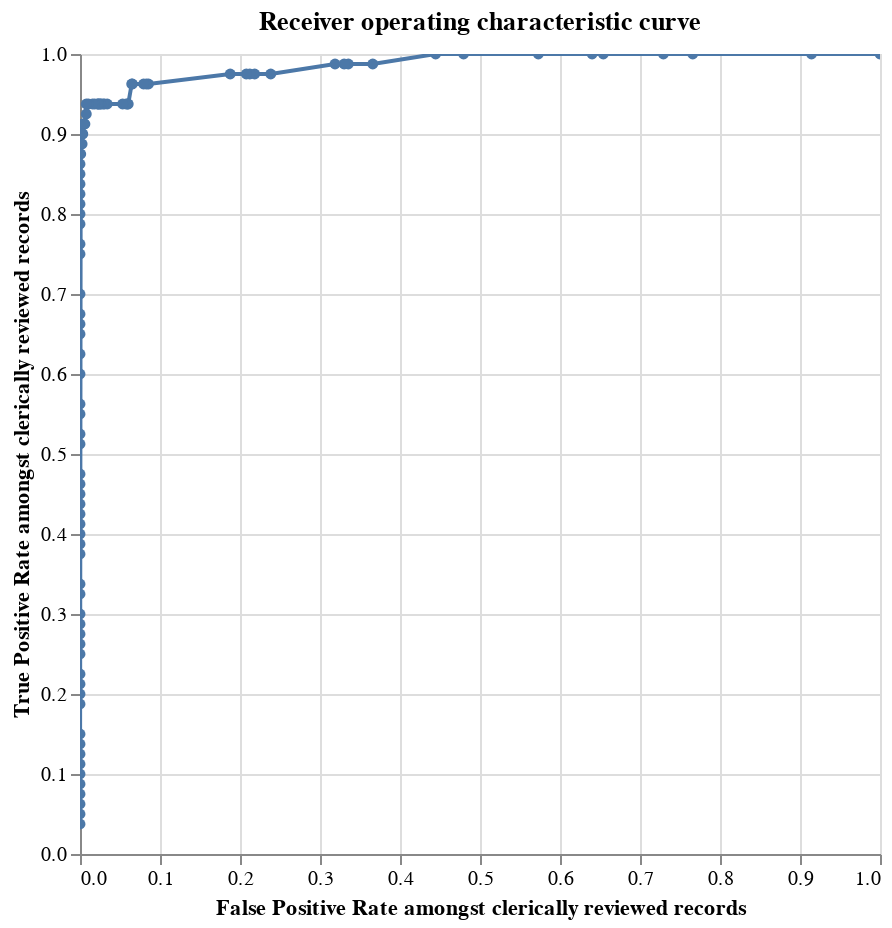

The code cell stored with this chart in its notebook:
### Markdown cell above
## Truth table

Finally, Splink can also report the underlying table used to construct the ROC and precision recall curves.

### Code cell
linker._initialise_df_concat_with_tf()
linker.roc_chart_from_labels_table("labels")

### Figure 1 — Vega-Lite specification as saved in the notebook (floating-point values rounded to 4 significant figures)
{"$schema": "https://vega.github.io/schema/vega-lite/v4.8.1.json", "title": "Receiver operating characteristic curve", "height": 400, "width": 400, "data": {"values": [{"truth_threshold": -16.61, "match_probability": 9.998e-06, "row_count": 1225.0, "P": 80.0, "N": 1145.0, "TP": 80.0, "TN": 0.0, "FP": 1145.0, "FN": 0.0, "P_rate": 0.0, "N_rate": 0.9347, "TP_rate": 1.0, "TN_rate": 0.0, "FP_rate": 1.0, "FN_rate": 0.0, "precision": 0.06531, "recall": 1.0, "F1": 0.1227}, {"truth_threshold": -15.49, "match_probability": 2.175e-05, "row_count": 1225.0, "P": 80.0, "N": 1145.0, "TP": 80.0, "TN": 98.0, "FP": 1047.0, "FN": 0.0, "P_rate": 0.0, "N_rate": 0.9347, "TP_rate": 1.0, "TN_rate": 0.08559, "FP_rate": 0.9144, "FN_rate": 0.0, "precision": 0.07098, "recall": 1.0, "F1": 0.1327}, {"truth_threshold": -14.68, "match_probability": 3.817e-05, "row_count": 1225.0, "P": 80.0, "N": 1145.0, "TP": 80.0, "TN": 268.0, "FP": 877.0, "FN": 0.0, "P_rate": 0.0, "N_rate": 0.9347, "TP_rate": 1.0, "TN_rate": 0.2341, "FP_rate": 0.7659, "FN_rate": 0.0, "precision": 0.08359, "recall": 1.0, "F1": 0.1544}, {"truth_threshold": -14.54, "match_probability": 4.211e-05, "row_count": 1225.0, "P": 80.0, "N": 1145.0, "TP": 80.0, "TN": 310.0, "FP": 835.0, "FN": 0.0, "P_rate": 0.0, "N_rate": 0.9347, "TP_rate": 1.0, "TN_rate": 0.2707, "FP_rate": 0.7293, "FN_rate": 0.0, "precision": 0.08743, "recall": 1.0, "F1": 0.161}, {"truth_threshold": -14.08, "match_probability": 5.782e-05, "row_count": 1225.0, "P": 80.0, "N": 1145.0, "TP": 80.0, "TN": 396.0, "FP": 749.0, "FN": 0.0, "P_rate": 0.0, "N_rate": 0.9347, "TP_rate": 1.0, "TN_rate": 0.3459, "FP_rate": 0.6541, "FN_rate": 0.0, "precision": 0.0965, "recall": 1.0, "F1": 0.1762}, {"truth_threshold": -13.76, "match_probability": 7.184e-05, "row_count": 1225.0, "P": 80.0, "N": 1145.0, "TP": 80.0, "TN": 412.0, "FP": 733.0, "FN": 0.0, "P_rate": 0.0, "N_rate": 0.9347, "TP_rate": 1.0, "TN_rate": 0.3598, "FP_rate": 0.6402, "FN_rate": 0.0, "precision": 0.0984, "recall": 1.0, "F1": 0.1794}, {"truth_threshold": -13.56, "match_probability": 8.304e-05, "row_count": 1225.0, "P": 80.0, "N": 1145.0, "TP": 80.0, "TN": 489.0, "FP": 656.0, "FN": 0.0, "P_rate": 0.0, "N_rate": 0.9347, "TP_rate": 1.0, "TN_rate": 0.4271, "FP_rate": 0.5729, "FN_rate": 0.0, "precision": 0.1087, "recall": 1.0, "F1": 0.1961}, {"truth_threshold": -13.41, "match_probability": 9.16e-05, "row_count": 1225.0, "P": 80.0, "N": 1145.0, "TP": 80.0, "TN": 596.0, "FP": 549.0, "FN": 0.0, "P_rate": 0.0, "N_rate": 0.9347, "TP_rate": 1.0, "TN_rate": 0.5205, "FP_rate": 0.4795, "FN_rate": 0.0, "precision": 0.1272, "recall": 1.0, "F1": 0.226}, {"truth_threshold": -12.64, "match_probability": 0.0001563, "row_count": 1225.0, "P": 80.0, "N": 1145.0, "TP": 80.0, "TN": 636.0, "FP": 509.0, "FN": 0.0, "P_rate": 0.0, "N_rate": 0.9347, "TP_rate": 1.0, "TN_rate": 0.5555, "FP_rate": 0.4445, "FN_rate": 0.0, "precision": 0.1358, "recall": 1.0, "F1": 0.2395}, {"truth_threshold": -12.6, "match_probability": 0.0001608, "row_count": 1225.0, "P": 80.0, "N": 1145.0, "TP": 79.0, "TN": 726.0, "FP": 419.0, "FN": 1.0, "P_rate": 0.0, "N_rate": 0.9347, "TP_rate": 0.9875, "TN_rate": 0.6341, "FP_rate": 0.3659, "FN_rate": 0.0125, "precision": 0.1586, "recall": 0.9875, "F1": 0.2734}, {"truth_threshold": -12.15, "match_probability": 0.0002207, "row_count": 1225.0, "P": 80.0, "N": 1145.0, "TP": 79.0, "TN": 761.0, "FP": 384.0, "FN": 1.0, "P_rate": 0.0, "N_rate": 0.9347, "TP_rate": 0.9875, "TN_rate": 0.6646, "FP_rate": 0.3354, "FN_rate": 0.0125, "precision": 0.1706, "recall": 0.9875, "F1": 0.2915}, {"truth_threshold": -11.83, "match_probability": 0.0002743, "row_count": 1225.0, "P": 80.0, "N": 1145.0, "TP": 79.0, "TN": 767.0, "FP": 378.0, "FN": 1.0, "P_rate": 0.0, "N_rate": 0.9347, "TP_rate": 0.9875, "TN_rate": 0.6699, "FP_rate": 0.3301, "FN_rate": 0.0125, "precision": 0.1729, "recall": 0.9875, "F1": 0.2948}, {"truth_threshold": -11.69, "match_probability": 0.0003025, "row_count": 1225.0, "P": 80.0, "N": 1145.0, "TP": 79.0, "TN": 780.0, "FP": 365.0, "FN": 1.0, "P_rate": 0.0, "N_rate": 0.9347, "TP_rate": 0.9875, "TN_rate": 0.6812, "FP_rate": 0.3188, "FN_rate": 0.0125, "precision": 0.1779, "recall": 0.9875, "F1": 0.3015}, {"truth_threshold": -11.48, "match_probability": 0.0003497, "row_count": 1225.0, "P": 80.0, "N": 1145.0, "TP": 78.0, "TN": 872.0, "FP": 273.0, "FN": 2.0, "P_rate": 0.0, "N_rate": 0.9347, "TP_rate": 0.975, "TN_rate": 0.7616, "FP_rate": 0.2384, "FN_rate": 0.025, "precision": 0.2222, "recall": 0.975, "F1": 0.3628}, {"truth_threshold": -11.23, "match_probability": 0.0004153, "row_count": 1225.0, "P": 80.0, "N": 1145.0, "TP": 78.0, "TN": 895.0, "FP": 250.0, "FN": 2.0, "P_rate": 0.0, "N_rate": 0.9347, "TP_rate": 0.975, "TN_rate": 0.7817, "FP_rate": 0.2183, "FN_rate": 0.025, "precision": 0.2378, "recall": 0.975, "F1": 0.3824}, {"truth_threshold": -10.91, "match_probability": 0.0005208, "row_count": 1225.0, "P": 80.0, "N": 1145.0, "TP": 78.0, "TN": 902.0, "FP": 243.0, "FN": 2.0, "P_rate": 0.0, "N_rate": 0.9347, "TP_rate": 0.975, "TN_rate": 0.7878, "FP_rate": 0.2122, "FN_rate": 0.025, "precision": 0.243, "recall": 0.975, "F1": 0.39}, {"truth_threshold": -10.71, "match_probability": 0.0005964, "row_count": 1225.0, "P": 80.0, "N": 1145.0, "TP": 78.0, "TN": 907.0, "FP": 238.0, "FN": 2.0, "P_rate": 0.0, "N_rate": 0.9347, "TP_rate": 0.975, "TN_rate": 0.7921, "FP_rate": 0.2079, "FN_rate": 0.025, "precision": 0.2468, "recall": 0.975, "F1": 0.3939}, {"truth_threshold": -10.57, "match_probability": 0.0006579, "row_count": 1225.0, "P": 80.0, "N": 1145.0, "TP": 78.0, "TN": 930.0, "FP": 215.0, "FN": 2.0, "P_rate": 0.0, "N_rate": 0.9347, "TP_rate": 0.975, "TN_rate": 0.8122, "FP_rate": 0.1878, "FN_rate": 0.025, "precision": 0.2662, "recall": 0.975, "F1": 0.4194}, {"truth_threshold": -9.794, "match_probability": 0.001125, "row_count": 1225.0, "P": 80.0, "N": 1145.0, "TP": 77.0, "TN": 1047.0, "FP": 98.0, "FN": 3.0, "P_rate": 0.0, "N_rate": 0.9347, "TP_rate": 0.9625, "TN_rate": 0.9144, "FP_rate": 0.08559, "FN_rate": 0.0375, "precision": 0.44, "recall": 0.9625, "F1": 0.6063}, {"truth_threshold": -9.785, "match_probability": 0.001132, "row_count": 1225.0, "P": 80.0, "N": 1145.0, "TP": 77.0, "TN": 1050.0, "FP": 95.0, "FN": 3.0, "P_rate": 0.0, "N_rate": 0.9347, "TP_rate": 0.9625, "TN_rate": 0.917, "FP_rate": 0.08297, "FN_rate": 0.0375, "precision": 0.4477, "recall": 0.9625, "F1": 0.6111}, {"truth_threshold": -9.757, "match_probability": 0.001154, "row_count": 1225.0, "P": 80.0, "N": 1145.0, "TP": 77.0, "TN": 1054.0, "FP": 91.0, "FN": 3.0, "P_rate": 0.0, "N_rate": 0.9347, "TP_rate": 0.9625, "TN_rate": 0.9205, "FP_rate": 0.07948, "FN_rate": 0.0375, "precision": 0.4583, "recall": 0.9625, "F1": 0.621}, {"truth_threshold": -9.3, "match_probability": 0.001584, "row_count": 1225.0, "P": 80.0, "N": 1145.0, "TP": 77.0, "TN": 1070.0, "FP": 75.0, "FN": 3.0, "P_rate": 0.0, "N_rate": 0.9347, "TP_rate": 0.9625, "TN_rate": 0.9345, "FP_rate": 0.0655, "FN_rate": 0.0375, "precision": 0.5066, "recall": 0.9625, "F1": 0.6638}, {"truth_threshold": -9.158, "match_probability": 0.001747, "row_count": 1225.0, "P": 80.0, "N": 1145.0, "TP": 77.0, "TN": 1071.0, "FP": 74.0, "FN": 3.0, "P_rate": 0.0, "N_rate": 0.9347, "TP_rate": 0.9625, "TN_rate": 0.9354, "FP_rate": 0.06463, "FN_rate": 0.0375, "precision": 0.5099, "recall": 0.9625, "F1": 0.6696}, {"truth_threshold": -9.057, "match_probability": 0.001874, "row_count": 1225.0, "P": 80.0, "N": 1145.0, "TP": 75.0, "TN": 1076.0, "FP": 69.0, "FN": 5.0, "P_rate": 0.0, "N_rate": 0.9347, "TP_rate": 0.9375, "TN_rate": 0.9397, "FP_rate": 0.06026, "FN_rate": 0.0625, "precision": 0.5208, "recall": 0.9375, "F1": 0.6696}, {"truth_threshold": -8.832, "match_probability": 0.00219, "row_count": 1225.0, "P": 80.0, "N": 1145.0, "TP": 75.0, "TN": 1077.0, "FP": 68.0, "FN": 5.0, "P_rate": 0.0, "N_rate": 0.9347, "TP_rate": 0.9375, "TN_rate": 0.9406, "FP_rate": 0.05939, "FN_rate": 0.0625, "precision": 0.5245, "recall": 0.9375, "F1": 0.6757}, {"truth_threshold": -8.673, "match_probability": 0.002445, "row_count": 1225.0, "P": 80.0, "N": 1145.0, "TP": 75.0, "TN": 1079.0, "FP": 66.0, "FN": 5.0, "P_rate": 0.0, "N_rate": 0.9347, "TP_rate": 0.9375, "TN_rate": 0.9424, "FP_rate": 0.05764, "FN_rate": 0.0625, "precision": 0.5319, "recall": 0.9375, "F1": 0.6818}, {"truth_threshold": -8.636, "match_probability": 0.002507, "row_count": 1225.0, "P": 80.0, "N": 1145.0, "TP": 75.0, "TN": 1084.0, "FP": 61.0, "FN": 5.0, "P_rate": 0.0, "N_rate": 0.9347, "TP_rate": 0.9375, "TN_rate": 0.9467, "FP_rate": 0.05328, "FN_rate": 0.0625, "precision": 0.5515, "recall": 0.9375, "F1": 0.6944}, {"truth_threshold": -8.061, "match_probability": 0.003731, "row_count": 1225.0, "P": 80.0, "N": 1145.0, "TP": 75.0, "TN": 1106.0, "FP": 39.0, "FN": 5.0, "P_rate": 0.0, "N_rate": 0.9347, "TP_rate": 0.9375, "TN_rate": 0.9659, "FP_rate": 0.03406, "FN_rate": 0.0625, "precision": 0.6579, "recall": 0.9375, "F1": 0.7732}, {"truth_threshold": -7.852, "match_probability": 0.00431, "row_count": 1225.0, "P": 80.0, "N": 1145.0, "TP": 75.0, "TN": 1110.0, "FP": 35.0, "FN": 5.0, "P_rate": 0.0, "N_rate": 0.9347, "TP_rate": 0.9375, "TN_rate": 0.9694, "FP_rate": 0.03057, "FN_rate": 0.0625, "precision": 0.6818, "recall": 0.9375, "F1": 0.7895}, {"truth_threshold": -7.739, "match_probability": 0.004659, "row_count": 1225.0, "P": 80.0, "N": 1145.0, "TP": 75.0, "TN": 1112.0, "FP": 33.0, "FN": 5.0, "P_rate": 0.0, "N_rate": 0.9347, "TP_rate": 0.9375, "TN_rate": 0.9712, "FP_rate": 0.02882, "FN_rate": 0.0625, "precision": 0.6944, "recall": 0.9375, "F1": 0.7979}, {"truth_threshold": -7.71, "match_probability": 0.004752, "row_count": 1225.0, "P": 80.0, "N": 1145.0, "TP": 75.0, "TN": 1115.0, "FP": 30.0, "FN": 5.0, "P_rate": 0.0, "N_rate": 0.9347, "TP_rate": 0.9375, "TN_rate": 0.9738, "FP_rate": 0.0262, "FN_rate": 0.0625, "precision": 0.7143, "recall": 0.9375, "F1": 0.8152}, {"truth_threshold": -7.262, "match_probability": 0.006473, "row_count": 1225.0, "P": 80.0, "N": 1145.0, "TP": 75.0, "TN": 1116.0, "FP": 29.0, "FN": 5.0, "P_rate": 0.0, "N_rate": 0.9347, "TP_rate": 0.9375, "TN_rate": 0.9747, "FP_rate": 0.02533, "FN_rate": 0.0625, "precision": 0.7212, "recall": 0.9375, "F1": 0.8152}, {"truth_threshold": -7.225, "match_probability": 0.006638, "row_count": 1225.0, "P": 80.0, "N": 1145.0, "TP": 75.0, "TN": 1118.0, "FP": 27.0, "FN": 5.0, "P_rate": 0.0, "N_rate": 0.9347, "TP_rate": 0.9375, "TN_rate": 0.9764, "FP_rate": 0.02358, "FN_rate": 0.0625, "precision": 0.7353, "recall": 0.9375, "F1": 0.8242}, {"truth_threshold": -6.983, "match_probability": 0.007844, "row_count": 1225.0, "P": 80.0, "N": 1145.0, "TP": 75.0, "TN": 1119.0, "FP": 26.0, "FN": 5.0, "P_rate": 0.0, "N_rate": 0.9347, "TP_rate": 0.9375, "TN_rate": 0.9773, "FP_rate": 0.02271, "FN_rate": 0.0625, "precision": 0.7426, "recall": 0.9375, "F1": 0.8333}, {"truth_threshold": -6.939, "match_probability": 0.008081, "row_count": 1225.0, "P": 80.0, "N": 1145.0, "TP": 75.0, "TN": 1120.0, "FP": 25.0, "FN": 5.0, "P_rate": 0.0, "N_rate": 0.9347, "TP_rate": 0.9375, "TN_rate": 0.9782, "FP_rate": 0.02183, "FN_rate": 0.0625, "precision": 0.75, "recall": 0.9375, "F1": 0.8333}, {"truth_threshold": -6.899, "match_probability": 0.008311, "row_count": 1225.0, "P": 80.0, "N": 1145.0, "TP": 75.0, "TN": 1124.0, "FP": 21.0, "FN": 5.0, "P_rate": 0.0, "N_rate": 0.9347, "TP_rate": 0.9375, "TN_rate": 0.9817, "FP_rate": 0.01834, "FN_rate": 0.0625, "precision": 0.7812, "recall": 0.9375, "F1": 0.8523}, {"truth_threshold": -5.827, "match_probability": 0.01731, "row_count": 1225.0, "P": 80.0, "N": 1145.0, "TP": 75.0, "TN": 1127.0, "FP": 18.0, "FN": 5.0, "P_rate": 0.0, "N_rate": 0.9347, "TP_rate": 0.9375, "TN_rate": 0.9843, "FP_rate": 0.01572, "FN_rate": 0.0625, "precision": 0.8065, "recall": 0.9375, "F1": 0.8721}, {"truth_threshold": -5.777, "match_probability": 0.01791, "row_count": 1225.0, "P": 80.0, "N": 1145.0, "TP": 75.0, "TN": 1133.0, "FP": 12.0, "FN": 5.0, "P_rate": 0.0, "N_rate": 0.9347, "TP_rate": 0.9375, "TN_rate": 0.9895, "FP_rate": 0.01048, "FN_rate": 0.0625, "precision": 0.8621, "recall": 0.9375, "F1": 0.9036}, {"truth_threshold": -5.249, "match_probability": 0.02563, "row_count": 1225.0, "P": 80.0, "N": 1145.0, "TP": 75.0, "TN": 1136.0, "FP": 9.0, "FN": 5.0, "P_rate": 0.0, "N_rate": 0.9347, "TP_rate": 0.9375, "TN_rate": 0.9921, "FP_rate": 0.00786, "FN_rate": 0.0625, "precision": 0.8929, "recall": 0.9375, "F1": 0.9146}, {"truth_threshold": -5.007, "match_probability": 0.03017, "row_count": 1225.0, "P": 80.0, "N": 1145.0, "TP": 74.0, "TN": 1136.0, "FP": 9.0, "FN": 6.0, "P_rate": 0.0, "N_rate": 0.9347, "TP_rate": 0.925, "TN_rate": 0.9921, "FP_rate": 0.00786, "FN_rate": 0.075, "precision": 0.8916, "recall": 0.925, "F1": 0.9136}, {"truth_threshold": -4.894, "match_probability": 0.03255, "row_count": 1225.0, "P": 80.0, "N": 1145.0, "TP": 73.0, "TN": 1138.0, "FP": 7.0, "FN": 7.0, "P_rate": 0.0, "N_rate": 0.9347, "TP_rate": 0.9125, "TN_rate": 0.9939, "FP_rate": 0.006114, "FN_rate": 0.0875, "precision": 0.9125, "recall": 0.9125, "F1": 0.9125}, {"truth_threshold": -4.865, "match_probability": 0.03318, "row_count": 1225.0, "P": 80.0, "N": 1145.0, "TP": 73.0, "TN": 1139.0, "FP": 6.0, "FN": 7.0, "P_rate": 0.0, "N_rate": 0.9347, "TP_rate": 0.9125, "TN_rate": 0.9948, "FP_rate": 0.00524, "FN_rate": 0.0875, "precision": 0.9241, "recall": 0.9125, "F1": 0.9241}, {"truth_threshold": -4.647, "match_probability": 0.03839, "row_count": 1225.0, "P": 80.0, "N": 1145.0, "TP": 73.0, "TN": 1141.0, "FP": 4.0, "FN": 7.0, "P_rate": 0.0, "N_rate": 0.9347, "TP_rate": 0.9125, "TN_rate": 0.9965, "FP_rate": 0.003493, "FN_rate": 0.0875, "precision": 0.9481, "recall": 0.9125, "F1": 0.9359}, {"truth_threshold": -4.138, "match_probability": 0.05376, "row_count": 1225.0, "P": 80.0, "N": 1145.0, "TP": 72.0, "TN": 1141.0, "FP": 4.0, "FN": 8.0, "P_rate": 0.0, "N_rate": 0.9347, "TP_rate": 0.9, "TN_rate": 0.9965, "FP_rate": 0.003493, "FN_rate": 0.1, "precision": 0.9474, "recall": 0.9, "F1": 0.9231}, {"truth_threshold": -3.339, "match_probability": 0.08995, "row_count": 1225.0, "P": 80.0, "N": 1145.0, "TP": 72.0, "TN": 1142.0, "FP": 3.0, "FN": 8.0, "P_rate": 0.0, "N_rate": 0.9347, "TP_rate": 0.9, "TN_rate": 0.9974, "FP_rate": 0.00262, "FN_rate": 0.1, "precision": 0.96, "recall": 0.9, "F1": 0.9351}, {"truth_threshold": -2.932, "match_probability": 0.1158, "row_count": 1225.0, "P": 80.0, "N": 1145.0, "TP": 71.0, "TN": 1142.0, "FP": 3.0, "FN": 9.0, "P_rate": 0.0, "N_rate": 0.9347, "TP_rate": 0.8875, "TN_rate": 0.9974, "FP_rate": 0.00262, "FN_rate": 0.1125, "precision": 0.9595, "recall": 0.8875, "F1": 0.9221}, {"truth_threshold": -2.831, "match_probability": 0.1232, "row_count": 1225.0, "P": 80.0, "N": 1145.0, "TP": 71.0, "TN": 1144.0, "FP": 1.0, "FN": 9.0, "P_rate": 0.0, "N_rate": 0.9347, "TP_rate": 0.8875, "TN_rate": 0.9991, "FP_rate": 0.0008734, "FN_rate": 0.1125, "precision": 0.9861, "recall": 0.8875, "F1": 0.9342}, {"truth_threshold": -2.157, "match_probability": 0.1831, "row_count": 1225.0, "P": 80.0, "N": 1145.0, "TP": 70.0, "TN": 1144.0, "FP": 1.0, "FN": 10.0, "P_rate": 0.0, "N_rate": 0.9347, "TP_rate": 0.875, "TN_rate": 0.9991, "FP_rate": 0.0008734, "FN_rate": 0.125, "precision": 0.9859, "recall": 0.875, "F1": 0.9333}, {"truth_threshold": -0.7309, "match_probability": 0.376, "row_count": 1225.0, "P": 80.0, "N": 1145.0, "TP": 70.0, "TN": 1145.0, "FP": 0.0, "FN": 10.0, "P_rate": 0.0, "N_rate": 0.9347, "TP_rate": 0.875, "TN_rate": 1.0, "FP_rate": 0.0, "FN_rate": 0.125, "precision": 1.0, "recall": 0.875, "F1": 0.9333}, {"truth_threshold": -0.3699, "match_probability": 0.4363, "row_count": 1225.0, "P": 80.0, "N": 1145.0, "TP": 69.0, "TN": 1145.0, "FP": 0.0, "FN": 11.0, "P_rate": 0.0, "N_rate": 0.9347, "TP_rate": 0.8625, "TN_rate": 1.0, "FP_rate": 0.0, "FN_rate": 0.1375, "precision": 1.0, "recall": 0.8625, "F1": 0.9324}, {"truth_threshold": 1.143, "match_probability": 0.6884, "row_count": 1225.0, "P": 80.0, "N": 1145.0, "TP": 68.0, "TN": 1145.0, "FP": 0.0, "FN": 12.0, "P_rate": 0.0, "N_rate": 0.9347, "TP_rate": 0.85, "TN_rate": 1.0, "FP_rate": 0.0, "FN_rate": 0.15, "precision": 1.0, "recall": 0.85, "F1": 0.9189}, {"truth_threshold": 1.809, "match_probability": 0.778, "row_count": 1225.0, "P": 80.0, "N": 1145.0, "TP": 67.0, "TN": 1145.0, "FP": 0.0, "FN": 13.0, "P_rate": 0.0, "N_rate": 0.9347, "TP_rate": 0.8375, "TN_rate": 1.0, "FP_rate": 0.0, "FN_rate": 0.1625, "precision": 1.0, "recall": 0.8375, "F1": 0.9178}, {"truth_threshold": 2.162, "match_probability": 0.8174, "row_count": 1225.0, "P": 80.0, "N": 1145.0, "TP": 66.0, "TN": 1145.0, "FP": 0.0, "FN": 14.0, "P_rate": 0.0, "N_rate": 0.9347, "TP_rate": 0.825, "TN_rate": 1.0, "FP_rate": 0.0, "FN_rate": 0.175, "precision": 1.0, "recall": 0.825, "F1": 0.9041}, {"truth_threshold": 2.281, "match_probability": 0.8294, "row_count": 1225.0, "P": 80.0, "N": 1145.0, "TP": 65.0, "TN": 1145.0, "FP": 0.0, "FN": 15.0, "P_rate": 0.0, "N_rate": 0.9347, "TP_rate": 0.8125, "TN_rate": 1.0, "FP_rate": 0.0, "FN_rate": 0.1875, "precision": 1.0, "recall": 0.8125, "F1": 0.9028}, {"truth_threshold": 2.468, "match_probability": 0.8469, "row_count": 1225.0, "P": 80.0, "N": 1145.0, "TP": 64.0, "TN": 1145.0, "FP": 0.0, "FN": 16.0, "P_rate": 0.0, "N_rate": 0.9347, "TP_rate": 0.8, "TN_rate": 1.0, "FP_rate": 0.0, "FN_rate": 0.2, "precision": 1.0, "recall": 0.8, "F1": 0.8889}, {"truth_threshold": 3.562, "match_probability": 0.922, "row_count": 1225.0, "P": 80.0, "N": 1145.0, "TP": 63.0, "TN": 1145.0, "FP": 0.0, "FN": 17.0, "P_rate": 0.0, "N_rate": 0.9347, "TP_rate": 0.7875, "TN_rate": 1.0, "FP_rate": 0.0, "FN_rate": 0.2125, "precision": 1.0, "recall": 0.7875, "F1": 0.8873}, {"truth_threshold": 4.254, "match_probability": 0.9502, "row_count": 1225.0, "P": 80.0, "N": 1145.0, "TP": 61.0, "TN": 1145.0, "FP": 0.0, "FN": 19.0, "P_rate": 0.0, "N_rate": 0.9347, "TP_rate": 0.7625, "TN_rate": 1.0, "FP_rate": 0.0, "FN_rate": 0.2375, "precision": 1.0, "recall": 0.7625, "F1": 0.8714}, {"truth_threshold": 4.658, "match_probability": 0.9619, "row_count": 1225.0, "P": 80.0, "N": 1145.0, "TP": 60.0, "TN": 1145.0, "FP": 0.0, "FN": 20.0, "P_rate": 0.0, "N_rate": 0.9347, "TP_rate": 0.75, "TN_rate": 1.0, "FP_rate": 0.0, "FN_rate": 0.25, "precision": 1.0, "recall": 0.75, "F1": 0.8571}, {"truth_threshold": 5.133, "match_probability": 0.9723, "row_count": 1225.0, "P": 80.0, "N": 1145.0, "TP": 56.0, "TN": 1145.0, "FP": 0.0, "FN": 24.0, "P_rate": 0.0, "N_rate": 0.9347, "TP_rate": 0.7, "TN_rate": 1.0, "FP_rate": 0.0, "FN_rate": 0.3, "precision": 1.0, "recall": 0.7, "F1": 0.8235}, {"truth_threshold": 5.474, "match_probability": 0.978, "row_count": 1225.0, "P": 80.0, "N": 1145.0, "TP": 54.0, "TN": 1145.0, "FP": 0.0, "FN": 26.0, "P_rate": 0.0, "N_rate": 0.9347, "TP_rate": 0.675, "TN_rate": 1.0, "FP_rate": 0.0, "FN_rate": 0.325, "precision": 1.0, "recall": 0.675, "F1": 0.806}, {"truth_threshold": 5.685, "match_probability": 0.9809, "row_count": 1225.0, "P": 80.0, "N": 1145.0, "TP": 53.0, "TN": 1145.0, "FP": 0.0, "FN": 27.0, "P_rate": 0.0, "N_rate": 0.9347, "TP_rate": 0.6625, "TN_rate": 1.0, "FP_rate": 0.0, "FN_rate": 0.3375, "precision": 1.0, "recall": 0.6625, "F1": 0.803}, {"truth_threshold": 6.328, "match_probability": 0.9877, "row_count": 1225.0, "P": 80.0, "N": 1145.0, "TP": 52.0, "TN": 1145.0, "FP": 0.0, "FN": 28.0, "P_rate": 0.0, "N_rate": 0.9347, "TP_rate": 0.65, "TN_rate": 1.0, "FP_rate": 0.0, "FN_rate": 0.35, "precision": 1.0, "recall": 0.65, "F1": 0.7879}, {"truth_threshold": 6.517, "match_probability": 0.9892, "row_count": 1225.0, "P": 80.0, "N": 1145.0, "TP": 50.0, "TN": 1145.0, "FP": 0.0, "FN": 30.0, "P_rate": 0.0, "N_rate": 0.9347, "TP_rate": 0.625, "TN_rate": 1.0, "FP_rate": 0.0, "FN_rate": 0.375, "precision": 1.0, "recall": 0.625, "F1": 0.7692}, {"truth_threshold": 6.948, "match_probability": 0.992, "row_count": 1225.0, "P": 80.0, "N": 1145.0, "TP": 48.0, "TN": 1145.0, "FP": 0.0, "FN": 32.0, "P_rate": 0.0, "N_rate": 0.9347, "TP_rate": 0.6, "TN_rate": 1.0, "FP_rate": 0.0, "FN_rate": 0.4, "precision": 1.0, "recall": 0.6, "F1": 0.75}, {"truth_threshold": 7.45, "match_probability": 0.9943, "row_count": 1225.0, "P": 80.0, "N": 1145.0, "TP": 45.0, "TN": 1145.0, "FP": 0.0, "FN": 35.0, "P_rate": 0.0, "N_rate": 0.9347, "TP_rate": 0.5625, "TN_rate": 1.0, "FP_rate": 0.0, "FN_rate": 0.4375, "precision": 1.0, "recall": 0.5625, "F1": 0.7258}, {"truth_threshold": 7.638, "match_probability": 0.995, "row_count": 1225.0, "P": 80.0, "N": 1145.0, "TP": 44.0, "TN": 1145.0, "FP": 0.0, "FN": 36.0, "P_rate": 0.0, "N_rate": 0.9347, "TP_rate": 0.55, "TN_rate": 1.0, "FP_rate": 0.0, "FN_rate": 0.45, "precision": 1.0, "recall": 0.55, "F1": 0.7097}, {"truth_threshold": 7.713, "match_probability": 0.9953, "row_count": 1225.0, "P": 80.0, "N": 1145.0, "TP": 42.0, "TN": 1145.0, "FP": 0.0, "FN": 38.0, "P_rate": 0.0, "N_rate": 0.9347, "TP_rate": 0.525, "TN_rate": 1.0, "FP_rate": 0.0, "FN_rate": 0.475, "precision": 1.0, "recall": 0.525, "F1": 0.6885}, {"truth_threshold": 8.86, "match_probability": 0.9979, "row_count": 1225.0, "P": 80.0, "N": 1145.0, "TP": 41.0, "TN": 1145.0, "FP": 0.0, "FN": 39.0, "P_rate": 0.0, "N_rate": 0.9347, "TP_rate": 0.5125, "TN_rate": 1.0, "FP_rate": 0.0, "FN_rate": 0.4875, "precision": 1.0, "recall": 0.5125, "F1": 0.6833}, {"truth_threshold": 9.14, "match_probability": 0.9982, "row_count": 1225.0, "P": 80.0, "N": 1145.0, "TP": 38.0, "TN": 1145.0, "FP": 0.0, "FN": 42.0, "P_rate": 0.0, "N_rate": 0.9347, "TP_rate": 0.475, "TN_rate": 1.0, "FP_rate": 0.0, "FN_rate": 0.525, "precision": 1.0, "recall": 0.475, "F1": 0.6441}, {"truth_threshold": 9.676, "match_probability": 0.9988, "row_count": 1225.0, "P": 80.0, "N": 1145.0, "TP": 37.0, "TN": 1145.0, "FP": 0.0, "FN": 43.0, "P_rate": 0.0, "N_rate": 0.9347, "TP_rate": 0.4625, "TN_rate": 1.0, "FP_rate": 0.0, "FN_rate": 0.5375, "precision": 1.0, "recall": 0.4625, "F1": 0.6379}, {"truth_threshold": 10.09, "match_probability": 0.9991, "row_count": 1225.0, "P": 80.0, "N": 1145.0, "TP": 36.0, "TN": 1145.0, "FP": 0.0, "FN": 44.0, "P_rate": 0.0, "N_rate": 0.9347, "TP_rate": 0.45, "TN_rate": 1.0, "FP_rate": 0.0, "FN_rate": 0.55, "precision": 1.0, "recall": 0.45, "F1": 0.6207}, {"truth_threshold": 11.26, "match_probability": 0.9996, "row_count": 1225.0, "P": 80.0, "N": 1145.0, "TP": 35.0, "TN": 1145.0, "FP": 0.0, "FN": 45.0, "P_rate": 0.0, "N_rate": 0.9347, "TP_rate": 0.4375, "TN_rate": 1.0, "FP_rate": 0.0, "FN_rate": 0.5625, "precision": 1.0, "recall": 0.4375, "F1": 0.614}, {"truth_threshold": 11.32, "match_probability": 0.9996, "row_count": 1225.0, "P": 80.0, "N": 1145.0, "TP": 34.0, "TN": 1145.0, "FP": 0.0, "FN": 46.0, "P_rate": 0.0, "N_rate": 0.9347, "TP_rate": 0.425, "TN_rate": 1.0, "FP_rate": 0.0, "FN_rate": 0.575, "precision": 1.0, "recall": 0.425, "F1": 0.5965}, {"truth_threshold": 12.3, "match_probability": 0.9998, "row_count": 1225.0, "P": 80.0, "N": 1145.0, "TP": 33.0, "TN": 1145.0, "FP": 0.0, "FN": 47.0, "P_rate": 0.0, "N_rate": 0.9347, "TP_rate": 0.4125, "TN_rate": 1.0, "FP_rate": 0.0, "FN_rate": 0.5875, "precision": 1.0, "recall": 0.4125, "F1": 0.5893}, {"truth_threshold": 12.59, "match_probability": 0.9998, "row_count": 1225.0, "P": 80.0, "N": 1145.0, "TP": 32.0, "TN": 1145.0, "FP": 0.0, "FN": 48.0, "P_rate": 0.0, "N_rate": 0.9347, "TP_rate": 0.4, "TN_rate": 1.0, "FP_rate": 0.0, "FN_rate": 0.6, "precision": 1.0, "recall": 0.4, "F1": 0.5714}, {"truth_threshold": 12.61, "match_probability": 0.9998, "row_count": 1225.0, "P": 80.0, "N": 1145.0, "TP": 31.0, "TN": 1145.0, "FP": 0.0, "FN": 49.0, "P_rate": 0.0, "N_rate": 0.9347, "TP_rate": 0.3875, "TN_rate": 1.0, "FP_rate": 0.0, "FN_rate": 0.6125, "precision": 1.0, "recall": 0.3875, "F1": 0.5636}, {"truth_threshold": 12.79, "match_probability": 0.9999, "row_count": 1225.0, "P": 80.0, "N": 1145.0, "TP": 30.0, "TN": 1145.0, "FP": 0.0, "FN": 50.0, "P_rate": 0.0, "N_rate": 0.9347, "TP_rate": 0.375, "TN_rate": 1.0, "FP_rate": 0.0, "FN_rate": 0.625, "precision": 1.0, "recall": 0.375, "F1": 0.5455}, {"truth_threshold": 12.94, "match_probability": 0.9999, "row_count": 1225.0, "P": 80.0, "N": 1145.0, "TP": 27.0, "TN": 1145.0, "FP": 0.0, "FN": 53.0, "P_rate": 0.0, "N_rate": 0.9347, "TP_rate": 0.3375, "TN_rate": 1.0, "FP_rate": 0.0, "FN_rate": 0.6625, "precision": 1.0, "recall": 0.3375, "F1": 0.5094}, {"truth_threshold": 13.13, "match_probability": 0.9999, "row_count": 1225.0, "P": 80.0, "N": 1145.0, "TP": 26.0, "TN": 1145.0, "FP": 0.0, "FN": 54.0, "P_rate": 0.0, "N_rate": 0.9347, "TP_rate": 0.325, "TN_rate": 1.0, "FP_rate": 0.0, "FN_rate": 0.675, "precision": 1.0, "recall": 0.325, "F1": 0.4906}, {"truth_threshold": 13.87, "match_probability": 0.9999, "row_count": 1225.0, "P": 80.0, "N": 1145.0, "TP": 24.0, "TN": 1145.0, "FP": 0.0, "FN": 56.0, "P_rate": 0.0, "N_rate": 0.9347, "TP_rate": 0.3, "TN_rate": 1.0, "FP_rate": 0.0, "FN_rate": 0.7, "precision": 1.0, "recall": 0.3, "F1": 0.4615}, {"truth_threshold": 14.06, "match_probability": 0.9999, "row_count": 1225.0, "P": 80.0, "N": 1145.0, "TP": 23.0, "TN": 1145.0, "FP": 0.0, "FN": 57.0, "P_rate": 0.0, "N_rate": 0.9347, "TP_rate": 0.2875, "TN_rate": 1.0, "FP_rate": 0.0, "FN_rate": 0.7125, "precision": 1.0, "recall": 0.2875, "F1": 0.451}, {"truth_threshold": 14.18, "match_probability": 0.9999, "row_count": 1225.0, "P": 80.0, "N": 1145.0, "TP": 22.0, "TN": 1145.0, "FP": 0.0, "FN": 58.0, "P_rate": 0.0, "N_rate": 0.9347, "TP_rate": 0.275, "TN_rate": 1.0, "FP_rate": 0.0, "FN_rate": 0.725, "precision": 1.0, "recall": 0.275, "F1": 0.4314}, {"truth_threshold": 14.21, "match_probability": 0.9999, "row_count": 1225.0, "P": 80.0, "N": 1145.0, "TP": 21.0, "TN": 1145.0, "FP": 0.0, "FN": 59.0, "P_rate": 0.0, "N_rate": 0.9347, "TP_rate": 0.2625, "TN_rate": 1.0, "FP_rate": 0.0, "FN_rate": 0.7375, "precision": 1.0, "recall": 0.2625, "F1": 0.42}, {"truth_threshold": 14.3, "match_probability": 1.0, "row_count": 1225.0, "P": 80.0, "N": 1145.0, "TP": 20.0, "TN": 1145.0, "FP": 0.0, "FN": 60.0, "P_rate": 0.0, "N_rate": 0.9347, "TP_rate": 0.25, "TN_rate": 1.0, "FP_rate": 0.0, "FN_rate": 0.75, "precision": 1.0, "recall": 0.25, "F1": 0.4}, {"truth_threshold": 14.37, "match_probability": 1.0, "row_count": 1225.0, "P": 80.0, "N": 1145.0, "TP": 18.0, "TN": 1145.0, "FP": 0.0, "FN": 62.0, "P_rate": 0.0, "N_rate": 0.9347, "TP_rate": 0.225, "TN_rate": 1.0, "FP_rate": 0.0, "FN_rate": 0.775, "precision": 1.0, "recall": 0.225, "F1": 0.3673}, {"truth_threshold": 15.45, "match_probability": 1.0, "row_count": 1225.0, "P": 80.0, "N": 1145.0, "TP": 17.0, "TN": 1145.0, "FP": 0.0, "FN": 63.0, "P_rate": 0.0, "N_rate": 0.9347, "TP_rate": 0.2125, "TN_rate": 1.0, "FP_rate": 0.0, "FN_rate": 0.7875, "precision": 1.0, "recall": 0.2125, "F1": 0.3542}, {"truth_threshold": 15.63, "match_probability": 1.0, "row_count": 1225.0, "P": 80.0, "N": 1145.0, "TP": 16.0, "TN": 1145.0, "FP": 0.0, "FN": 64.0, "P_rate": 0.0, "N_rate": 0.9347, "TP_rate": 0.2, "TN_rate": 1.0, "FP_rate": 0.0, "FN_rate": 0.8, "precision": 1.0, "recall": 0.2, "F1": 0.3333}, {"truth_threshold": 17.67, "match_probability": 1.0, "row_count": 1225.0, "P": 80.0, "N": 1145.0, "TP": 15.0, "TN": 1145.0, "FP": 0.0, "FN": 65.0, "P_rate": 0.0, "N_rate": 0.9347, "TP_rate": 0.1875, "TN_rate": 1.0, "FP_rate": 0.0, "FN_rate": 0.8125, "precision": 1.0, "recall": 0.1875, "F1": 0.3191}, {"truth_threshold": 17.98, "match_probability": 1.0, "row_count": 1225.0, "P": 80.0, "N": 1145.0, "TP": 12.0, "TN": 1145.0, "FP": 0.0, "FN": 68.0, "P_rate": 0.0, "N_rate": 0.9347, "TP_rate": 0.15, "TN_rate": 1.0, "FP_rate": 0.0, "FN_rate": 0.85, "precision": 1.0, "recall": 0.15, "F1": 0.2609}, {"truth_threshold": 18.49, "match_probability": 1.0, "row_count": 1225.0, "P": 80.0, "N": 1145.0, "TP": 11.0, "TN": 1145.0, "FP": 0.0, "FN": 69.0, "P_rate": 0.0, "N_rate": 0.9347, "TP_rate": 0.1375, "TN_rate": 1.0, "FP_rate": 0.0, "FN_rate": 0.8625, "precision": 1.0, "recall": 0.1375, "F1": 0.2444}, {"truth_threshold": 20.63, "match_probability": 1.0, "row_count": 1225.0, "P": 80.0, "N": 1145.0, "TP": 10.0, "TN": 1145.0, "FP": 0.0, "FN": 70.0, "P_rate": 0.0, "N_rate": 0.9347, "TP_rate": 0.125, "TN_rate": 1.0, "FP_rate": 0.0, "FN_rate": 0.875, "precision": 1.0, "recall": 0.125, "F1": 0.2222}, {"truth_threshold": 20.82, "match_probability": 1.0, "row_count": 1225.0, "P": 80.0, "N": 1145.0, "TP": 9.0, "TN": 1145.0, "FP": 0.0, "FN": 71.0, "P_rate": 0.0, "N_rate": 0.9347, "TP_rate": 0.1125, "TN_rate": 1.0, "FP_rate": 0.0, "FN_rate": 0.8875, "precision": 1.0, "recall": 0.1125, "F1": 0.2045}, {"truth_threshold": 21.0, "match_probability": 1.0, "row_count": 1225.0, "P": 80.0, "N": 1145.0, "TP": 8.0, "TN": 1145.0, "FP": 0.0, "FN": 72.0, "P_rate": 0.0, "N_rate": 0.9347, "TP_rate": 0.1, "TN_rate": 1.0, "FP_rate": 0.0, "FN_rate": 0.9, "precision": 1.0, "recall": 0.1, "F1": 0.1818}, {"truth_threshold": 21.12, "match_probability": 1.0, "row_count": 1225.0, "P": 80.0, "N": 1145.0, "TP": 7.0, "TN": 1145.0, "FP": 0.0, "FN": 73.0, "P_rate": 0.0, "N_rate": 0.9347, "TP_rate": 0.0875, "TN_rate": 1.0, "FP_rate": 0.0, "FN_rate": 0.9125, "precision": 1.0, "recall": 0.0875, "F1": 0.1628}, {"truth_threshold": 21.75, "match_probability": 1.0, "row_count": 1225.0, "P": 80.0, "N": 1145.0, "TP": 6.0, "TN": 1145.0, "FP": 0.0, "FN": 74.0, "P_rate": 0.0, "N_rate": 0.9347, "TP_rate": 0.075, "TN_rate": 1.0, "FP_rate": 0.0, "FN_rate": 0.925, "precision": 1.0, "recall": 0.075, "F1": 0.1395}, {"truth_threshold": 22.05, "match_probability": 1.0, "row_count": 1225.0, "P": 80.0, "N": 1145.0, "TP": 5.0, "TN": 1145.0, "FP": 0.0, "FN": 75.0, "P_rate": 0.0, "N_rate": 0.9347, "TP_rate": 0.0625, "TN_rate": 1.0, "FP_rate": 0.0, "FN_rate": 0.9375, "precision": 1.0, "recall": 0.0625, "F1": 0.119}, {"truth_threshold": 23.16, "match_probability": 1.0, "row_count": 1225.0, "P": 80.0, "N": 1145.0, "TP": 4.0, "TN": 1145.0, "FP": 0.0, "FN": 76.0, "P_rate": 0.0, "N_rate": 0.9347, "TP_rate": 0.05, "TN_rate": 1.0, "FP_rate": 0.0, "FN_rate": 0.95, "precision": 1.0, "recall": 0.05, "F1": 0.09524}, {"truth_threshold": 25.58, "match_probability": 1.0, "row_count": 1225.0, "P": 80.0, "N": 1145.0, "TP": 3.0, "TN": 1145.0, "FP": 0.0, "FN": 77.0, "P_rate": 0.0, "N_rate": 0.9347, "TP_rate": 0.0375, "TN_rate": 1.0, "FP_rate": 0.0, "FN_rate": 0.9625, "precision": 1.0, "recall": 0.0375, "F1": 0.07317}]}, "mark": {"type": "line", "clip": true, "point": true}, "encoding": {"tooltip": [{"type": "quantitative", "field": "truth_threshold", "format": ".4f"}, {"type": "quantitative", "field": "match_probability", "format": ".4%"}, {"type": "quantitative", "field": "FP_rate", "format": ".4f"}, {"type": "quantitative", "field": "TP_rate", "format": ".4f"}, {"type": "quantitative", "field": "TP", "format": ",.0f"}, {"type": "quantitative", "field": "TN", "format": ",.0f"}, {"type": "quantitative", "field": "FP", "format": ",.0f"}, {"type": "quantitative", "field": "FN", "format": ",.0f"}, {"type": "quantitative", "field": "precision", "format": ".4f"}, {"type": "quantitative", "field": "recall", "format": ".4f"}, {"type": "quantitative", "field": "F1", "format": ".4f"}], "x": {"type": "quantitative", "field": "FP_rate", "sort": ["truth_threshold"], "title": "False Positive Rate amongst clerically reviewed records"}, "y": {"type": "quantitative", "field": "TP_rate", "sort": ["truth_threshold"], "title": "True Positive Rate amongst clerically reviewed records"}}, "selection": {"selector076": {"type": "interval", "bind": "scales", "encodings": ["x"]}}}
